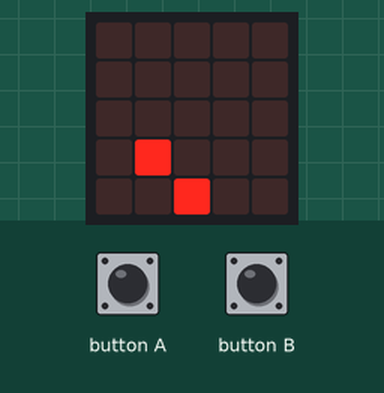
A program run on a simulated BBC micro:bit (MakeCode). On the bench: the board's 5×5 LED display. The inputs (shaded band) are chosen by the test bench. Random numbers come from a fixed seed; the short countdown, score and lost-life animations are approximate; the run ends where the board's game-over animation would start. At 4.1 s the program stops and its outputs stay as they are.

Above: at 1.2 s.
1.3 s: button A pressed for 0.15 s
At 1.9 s:
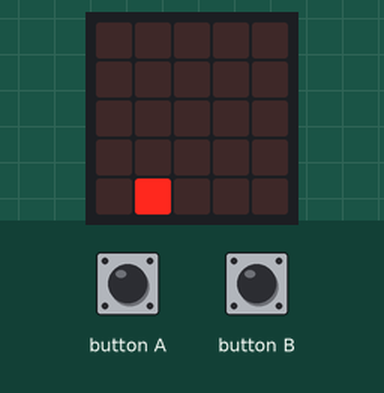
At 4.6 s:
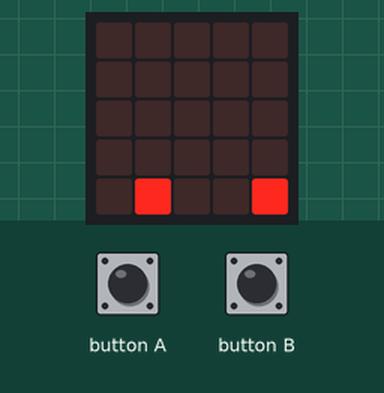
Timing chart, 0 to 5.6 s (numbered marks = the images above; inputs shaded):
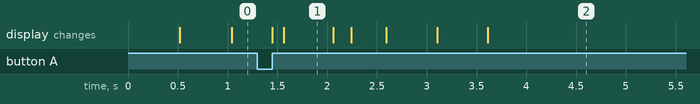

The program:

main.ts
```typescript
input.onButtonPressed(Button.A, function () {
    player.change(LedSpriteProperty.X, -1)
})
input.onButtonPressed(Button.B, function () {
    player.change(LedSpriteProperty.X, 1)
})
let player: game.LedSprite = null
player = game.createSprite(2, 4)
let speed = 500
let fruit = game.createSprite(randint(0, 4), 0)
basic.forever(function () {
    fruit.change(LedSpriteProperty.Y, 1)
    basic.pause(speed)
    if (fruit.get(LedSpriteProperty.Y) == 4) {
        if (fruit.get(LedSpriteProperty.X) == player.get(LedSpriteProperty.X)) {
            game.addScore(1)
            speed += -10
        } else {
            game.gameOver()
        }
        fruit.set(LedSpriteProperty.X, randint(0, 4))
        fruit.set(LedSpriteProperty.Y, 0)
    }
})
```

test.ts
```typescript
// här hamnar tester och detta kompileras inte när det här paketet används som ett tillägg.
```

Measured:
- what the display in image 1 shows lasts 0.5 s, from 1.6 s to 2.1 s
